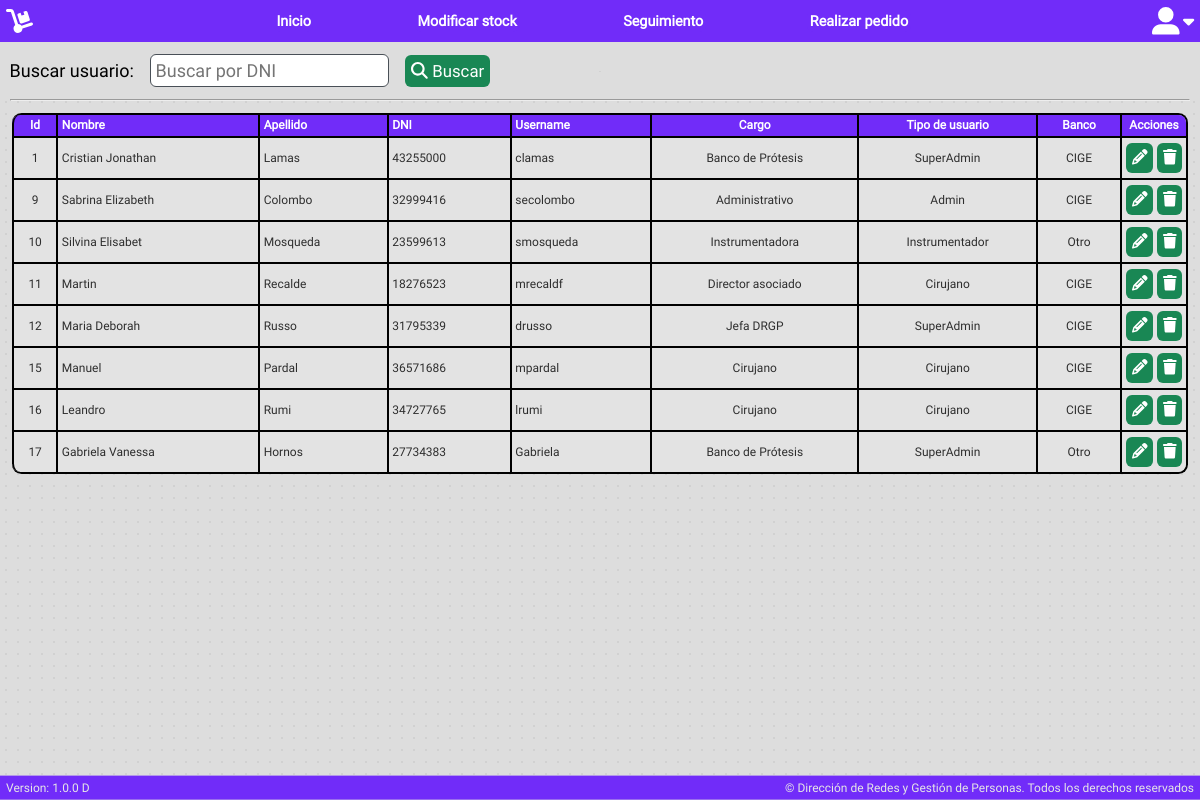
Page /app/search/user.php (signed in) on the committed database.
### tables this page shows
CREATE TABLE `users` (
  `id` int(11) NOT NULL,
  `nombre` varchar(255) NOT NULL,
  `apellido` varchar(255) NOT NULL,
  `dni` int(10) NOT NULL,
  `username` varchar(255) NOT NULL,
  `password` varchar(255) NOT NULL,
  `cargo` varchar(255) NOT NULL,
  `tipo_usuario` varchar(255) NOT NULL,
  `banco` varchar(255) NOT NULL,
  `ref` varchar(255) NOT NULL,
  `firma` longtext NOT NULL,
  `matricula` varchar(255) NOT NULL
);

### app/search/user.php (the view, shortened to what this page needs)
<?php
$db = new DB();
$pdo = $db->connect();
?>
<?php include_once "../../public/layouts/bases/header.php"; ?>
<link rel="stylesheet" href="/Banco/public/css/user.css">
<link rel="stylesheet" href="/Banco/public/css/table.css">
<div class="busqueda">
    <label for="campoBusqueda">Buscar usuario:</label>
    <input id="campoBusqueda" name="campoBusqueda" type="number" placeholder="Buscar por DNI">
    <button class="btn-verde" id="btnBuscar"><i class="fa-solid fa-magnifying-glass"></i> Buscar</button>
    <hr>
</div>
<article>
    <?php
    try {
        $stmt = $pdo->prepare("SELECT i.id, i.nombre, i.apellido, i.dni, i.username, i.cargo, i.tipo_usuario, i.banco FROM users i ORDER BY i.id ASC");
        $stmt->execute();
        echo '<table id="tablaBase">';
        echo '<thead>';
        echo '<tr>';
        echo '<th style="text-align: center; vertical-align: middle;">Id</th>';
        echo '<th>Nombre</th>';
        echo '<th>Apellido</th>';
        echo '<th>DNI</th>';
        echo '<th>Username</th>';
        echo '<th style="text-align: center; vertical-align: middle;">Cargo</th>';
        echo '<th style="text-align: center; vertical-align: middle;">Tipo de usuario</th>';
        echo '<th style="text-align: center; vertical-align: middle;">Banco</th>';
        echo '<th style="text-align: center; vertical-align: middle;">Acciones</th>';
        echo '</tr>';
        echo '</thead>';
        echo '<tbody>';
        while ($row = $stmt->fetch(PDO::FETCH_ASSOC)) {
            $id = $row['id'];
            $nombre = $row['nombre'];
            $apellido = $row['apellido'];
            $dni = $row['dni'];
            $username = $row['username'];
            $cargo = $row['cargo'];
            $tipo_usuario = $row['tipo_usuario'];
            $banco = $row['banco'];
            echo '<tr>';
            echo '<td style="text-align: center; vertical-align: middle;">' . $id . '</td>';
            echo '<td style="vertical-align: middle;">' . $nombre . '</td>';
            echo '<td style="vertical-align: middle;">' . $apellido . '</td>';
            echo '<td style="vertical-align: middle;">' . $dni . '</td>';
            echo '<td style="vertical-align: middle;">' . $username . '</td>';
            echo '<td style="text-align: center; vertical-align: middle;">' . $cargo . '</td>';
            echo '<td style="text-align: center; vertical-align: middle;">' . $tipo_usuario . '</td>';
            echo '<td style="text-align: center; vertical-align: middle;">' . $banco . '</td>';
            echo '<td style="vertical-align: middle; width: 5.5vw; text-align-last: justify;">
						<a class="btn-verde actionButton" style="font-size: 1.3vw;" href="/Banco/app/search/modificarUser?id=' . $id . '" title="Modificar usuario"><i class="fa-solid fa-pencil"></i></a>
                        <button class="btn-verde actionButton" style="font-size: 1.3vw;" onclick="dialogoArchivo(\'' . $id . '\', \'' . $nombre . '\', \'' . $apellido . '\', \'' . $dni . '\', \'' . $username . '\')" title="Eliminar usuario"><i class="fa-solid fa-trash"></i></button>
							</td>';
            echo '</tr>';
        }
        echo '</tbody>';
        echo '</table>';
    } catch (PDOException $e) {
        echo 'Error: ' . $e->getMessage();
    }
    ?>
</article>
<?php include_once "../../public/layouts/bases/footer.php"; ?>

### public/css/header.css (style rules this page uses)
* { margin: 0; padding: 0; box-sizing: border-box; font-family: "Roboto", sans-serif; }
html { height: 100%; width: 100%; }
body { height: 100%; width: 100%; margin: 0; background-color: #dddddd; background-image: radial-gradient(#cfcfcfd4 0.1vw, transparent 0); background-size: 1vw 1vw; background-position: -19vw -19vw; }

### public/css/base.css (style rules this page uses)
:root { --color1: #5a24c7; --color2: #712cf9; --color3: #491da1; --color4: #37167a; --color5: #1b0b3b; }
article { padding: 1vw; width: 100%; min-height: calc(100% - 5.5vw); display: flex; flex-direction: column; color: #2e2e2e; font-size: 1vw; }
.btn-verde { color: #fff; background-color: #198754; border: #198754; padding: 0.5vw; border-radius: 0.5vw; font-size: 1vw; cursor: pointer; transition: all 0.15s ease-in-out; }
input, select, textarea { padding: 0.4vw; font-size: 1vw; border: 0.1vw #495057 solid; border-radius: 0.5vw; }

### public/css/user.css (style rules this page uses)
.busqueda { position: sticky; top: 3.5vw; background-color: #dddddd; background-image: radial-gradient(#cfcfcfd4 0.1vw, transparent 0); padding: 0 .8vw; width: 100%; }
article { min-height: calc(100% - 10.35vw); }
#campoBusqueda, label { font-size: 1.5vw; }
#campoBusqueda { margin: 1vw 1vw; }
.btn-verde { font-size: 1.4vw; }
td { height: 3.5vw; }

### public/css/table.css (style rules this page uses)
table { border: 0.2vw solid #000; border-collapse: separate; border-left: 0; border-radius: 0.8vw; border-spacing: 0px; width: 100%; font-size: 1vw; }
thead { display: table-header-group; vertical-align: middle; border-color: inherit; border-collapse: separate; background-color: var(--color2); border-radius: 0.8vw; color: #fff; }
tr { display: table-row; vertical-align: inherit; border-color: inherit; }
th, td { padding: 0.3vw; text-align: left; vertical-align: top; border-left: 0.2vw solid #000; }
td { border-top: 0.2vw solid #000; background-color: #e3e3e3; }
thead:first-child tr:first-child th:first-child, tbody:first-child tr:first-child td:first-child { border-radius: 0.7vw 0 0 0; }
thead:last-child tr:last-child th:first-child, tbody:last-child tr:last-child td:first-child { border-radius: 0 0 0 0.7vw; }
thead tr th:last-child { border-radius: 0 0.6vw 0 0; }
table tr:last-child td:last-child { border-radius: 0 0 0.7vw 0; }

### rows in the picture
users: id "1", nombre "Cristian Jonathan", apellido "Lamas", dni "43255000", username "clamas", cargo "Banco de Prótesis", tipo_usuario "SuperAdmin", banco "CIGE"
users: id "9", nombre "Sabrina Elizabeth", apellido "Colombo", dni "32999416", username "secolombo", cargo "Administrativo", tipo_usuario "Admin", banco "CIGE"
users: id "10", nombre "Silvina Elisabet", apellido "Mosqueda", dni "23599613", username "smosqueda", cargo "Instrumentadora", tipo_usuario "Instrumentador", banco "Otro"
users: id "11", nombre "Martin", apellido "Recalde", dni "18276523", username "mrecaldf", cargo "Director asociado", tipo_usuario "Cirujano", banco "CIGE"
users: id "12", nombre "Maria Deborah", apellido "Russo", dni "31795339", username "drusso", cargo "Jefa DRGP", tipo_usuario "SuperAdmin", banco "CIGE"
users: id "15", nombre "Manuel", apellido "Pardal", dni "36571686", username "mpardal", cargo "Cirujano", tipo_usuario "Cirujano", banco "CIGE"
users: id "16", nombre "Leandro", apellido "Rumi", dni "34727765", username "lrumi", cargo "Cirujano", tipo_usuario "Cirujano", banco "CIGE"
users: id "17", nombre "Gabriela Vanessa", apellido "Hornos", dni "27734383", username "Gabriela", cargo "Banco de Prótesis", tipo_usuario "SuperAdmin", banco "Otro"
